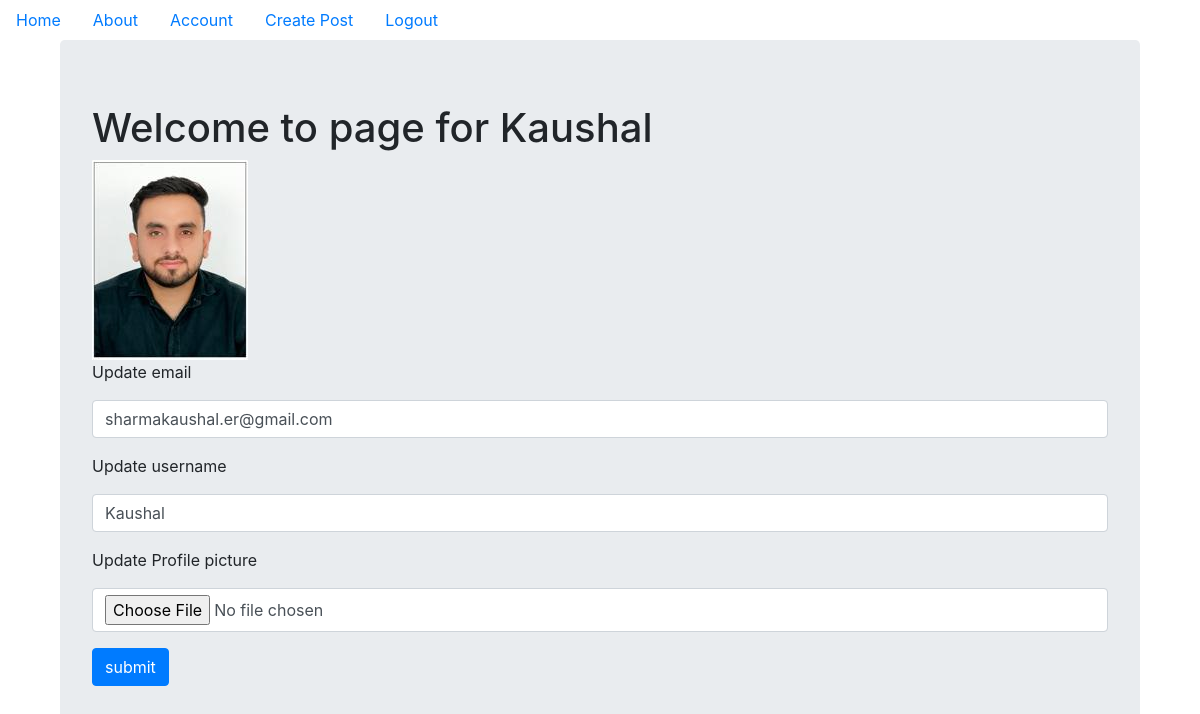
/account (signed in), run on the app's committed database.
### myproject/models.py (models this page shows, shortened)
class User(db.Model,UserMixin):
	__tablename__ = 'users'
	id = db.Column(db.Integer,primary_key=True)
	username = db.Column(db.String(64),unique= True,index=True)
	password_hash = db.Column(db.String(128))
	email = db.Column(db.String(64),unique=True,index=True)
	profile_image = db.Column(db.String,nullable=False,default='default_profile.png')
	posts = db.relationship('BlogPosts',backref='author',lazy=True)

### myproject/user/views.py (the view)
@users.route('/account',methods=['GET','POST'])
@login_required
def account():
	form = UpdateForm()
	if form.validate_on_submit():
		if form.picture.data:
			username = current_user.username
			pic = add_profile_pic(form.picture.data,username)
			current_user.profile_image = pic
		current_user.username = form.username.data
		current_user.email = form.email.data
		db.session.commit()
		flash('user account updated')
		return redirect(url_for('users.account'))
	elif request.method == 'GET':
		form.username.data = current_user.username
		form.email.data = current_user.email
	profile_image = url_for('static',filename='profile_pics/'+current_user.profile_image)
	return render_template('account.html',form=form,profile_image=profile_image)

### myproject/user/forms.py (shortened to what this page needs)
class UpdateForm(FlaskForm):
    username = StringField('Update username',validators=[DataRequired()])
    email = StringField('Update email',validators=[DataRequired(),Email()])
    picture = FileField('Update Profile picture',validators=[FileAllowed(['jpg','png'])])
    submit = SubmitField('submit')

### myproject/models.py (called while the page is built)
@login_manager.user_loader
def load_user(user_id):
	return User.query.get(user_id)

### myproject/templates/account.html (shortened to what this page needs)
{% extends "base.html" %}
{% block content %}
<div class="container">
	<div class="jumbotron">
		<h1>Welcome to page for {{current_user.username}}</h1>
		<img src="{{ url_for('static', filename='profile_pics/' + current_user.profile_image) }}">
		<form method="POST" action="" enctype="multipart/form-data">
			<div class="form-group">
				{{form.email.label(class='form-group')}}
				{{form.email(class='form-control')}}
			</div>
			<div class="form-group">
				{{form.username.label(class='form-group')}}
				{{form.username(class='form-control')}}
			</div>
			<div class="form-group">
				{{form.picture.label(class='form-group')}}
				{{form.picture(class='form-control')}}
			</div>
			<div class="form-group">
				{{form.submit(class='btn btn-primary')}}
			</div>
		</form>
	</div>
</div>
{% endblock %}

### data on the page
User: username "Kaushal", profile_image (picture), email "sharmakaushal.er@gmail.com"
